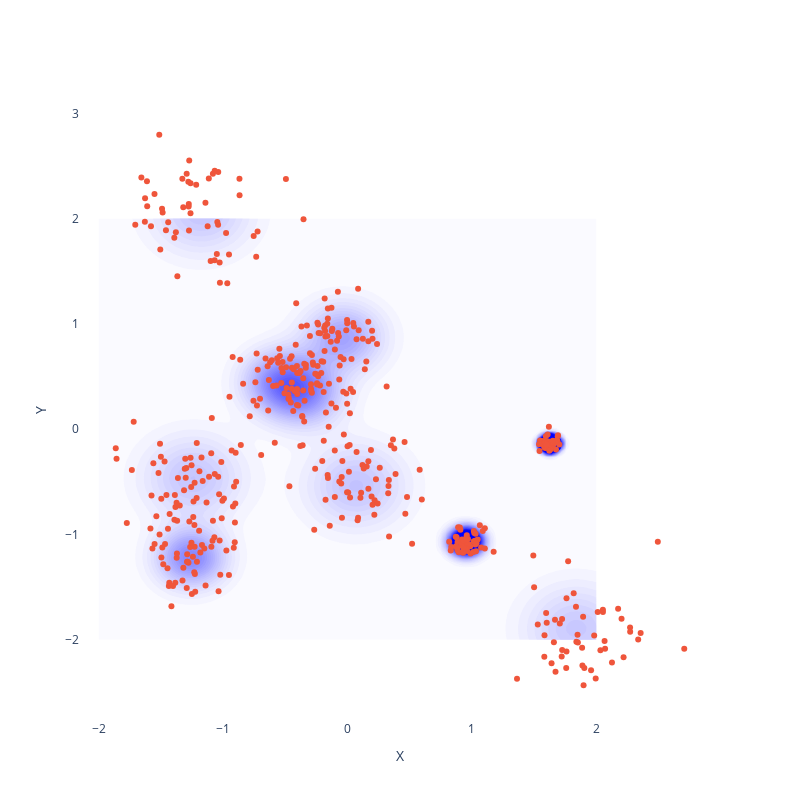

Notebook code cell kept with this figure:
### Code cell
# Create Gaussian mixture model for sampling etc.
n_means = 10
# thetas = torch.linspace(0, 2 * torch.pi, n_means)
means = torch.randn(n_means, 2)
# means = torch.stack([torch.sin(thetas), torch.cos(thetas)], dim=-1)
covs = torch.stack(
    [
        # torch.diag(torch.tensor([0.8, 1.0])),
        # torch.diag(torch.tensor([0.7, 0.5])),
        # torch.diag(torch.tensor([1.8, 1.2])),
        1e-1 * np.random.rand() * torch.eye(2)
        for _ in range(len(means))
    ]
)
print(means.shape, covs.shape)
data_dist = GaussianMixtureModel(
    means,
    covs,
    # torch.stack([0.01 * torch.eye(2)] * len(means)),
    torch.tensor([1 / len(means)] * len(means)),
)


# Draw samples from distribution.
samples = data_dist.sample(500)

# Plot distributions and the samples.
fig = plot_density_heatmap(data_dist.likelihood)
fig.add_trace(go.Scatter(x=samples[:, 0], y=samples[:, 1], mode="markers"))
fig.show()

### Figure 1 — Plotly figure (JSON) as saved in the notebook; plotly's stock layout.template omitted (floating-point values rounded to 4 significant figures; data arrays with more than 128 entries replaced by an {"elided": "..."} marker saying what was removed)
{"data": [{"colorscale": [[0, "rgba(255,255,255,0.8)"], [1, "rgba(0,0,255,1.0)"]], "contours": {"coloring": "fill", "end": 1, "showlines": false, "size": 0.025, "start": 0}, "showscale": false, "type": "contour", "x": [-2, -1.96, -1.919, -1.879, -1.838, -1.798, -1.758, -1.717, -1.677, -1.636, -1.596, -1.556, -1.515, -1.475, -1.434, -1.394, -1.354, -1.313, -1.273, -1.232, -1.192, -1.152, -1.111, -1.071, -1.03, -0.9899, -0.9495, -0.9091, -0.8687, -0.8283, -0.7879, -0.7475, -0.7071, -0.6667, -0.6263, -0.5859, -0.5455, -0.5051, -0.4646, -0.4242, -0.3838, -0.3434, -0.303, -0.2626, -0.2222, -0.1818, -0.1414, -0.101, -0.06061, -0.0202, 0.0202, 0.06061, 0.101, 0.1414, 0.1818, 0.2222, 0.2626, 0.303, 0.3434, 0.3838, 0.4242, 0.4646, 0.5051, 0.5455, 0.5859, 0.6263, 0.6667, 0.7071, 0.7475, 0.7879, 0.8283, 0.8687, 0.9091, 0.9495, 0.9899, 1.03, 1.071, 1.111, 1.152, 1.192, 1.232, 1.273, 1.313, 1.354, 1.394, 1.434, 1.475, 1.515, 1.556, 1.596, 1.636, 1.677, 1.717, 1.758, 1.798, 1.838, 1.879, 1.919, 1.96, 2], "y": [-2, -1.96, -1.919, -1.879, -1.838, -1.798, -1.758, -1.717, -1.677, -1.636, -1.596, -1.556, -1.515, -1.475, -1.434, -1.394, -1.354, -1.313, -1.273, -1.232, -1.192, -1.152, -1.111, -1.071, -1.03, -0.9899, -0.9495, -0.9091, -0.8687, -0.8283, -0.7879, -0.7475, -0.7071, -0.6667, -0.6263, -0.5859, -0.5455, -0.5051, -0.4646, -0.4242, -0.3838, -0.3434, -0.303, -0.2626, -0.2222, -0.1818, -0.1414, -0.101, -0.06061, -0.0202, 0.0202, 0.06061, 0.101, 0.1414, 0.1818, 0.2222, 0.2626, 0.303, 0.3434, 0.3838, 0.4242, 0.4646, 0.5051, 0.5455, 0.5859, 0.6263, 0.6667, 0.7071, 0.7475, 0.7879, 0.8283, 0.8687, 0.9091, 0.9495, 0.9899, 1.03, 1.071, 1.111, 1.152, 1.192, 1.232, 1.273, 1.313, 1.354, 1.394, 1.434, 1.475, 1.515, 1.556, 1.596, 1.636, 1.677, 1.717, 1.758, 1.798, 1.838, 1.879, 1.919, 1.96, 2], "z": {"elided": "100x100 float values"}}, {"mode": "markers", "type": "scatter", "x": {"elided": "500 float values"}, "y": {"elided": "500 float values"}}], "layout": {"autosize": false, "height": 800, "paper_bgcolor": "white", "plot_bgcolor": "white", "showlegend": false, "width": 800, "xaxis": {"showgrid": false, "title": {"text": "X"}, "zeroline": false}, "yaxis": {"showgrid": false, "title": {"text": "Y"}, "zeroline": false}}}
